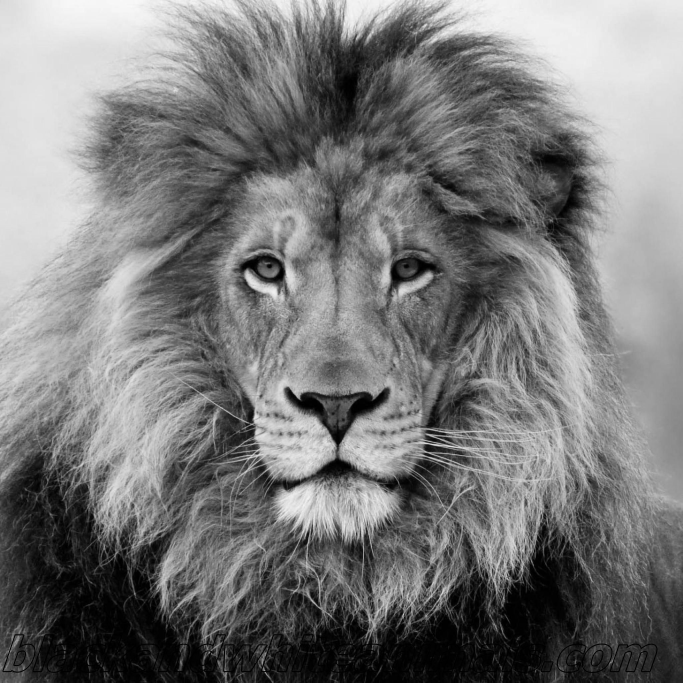
#> input picture lion.jpg, 2048 x 2048 px (shown at 1/3 size)
$ jupyter execute --allow-errors main.ipynb
#> lines starting #> are read from the running program, lines starting #| are printed output that depends on the picture
[cell 1]
import numpy as np
import cv2
from PIL import Image

[cell 2]
prototxt_path = 'models/colorization_deploy_v2.prototxt'
model_path = 'models/colorization_release_v2.caffemodel'
kernel_path = 'models/pts_in_hull.npy'
image_path = 'lion.jpg'

[cell 3]
end_size = 350
L_norm = 45

#> (a cell that did not finish here is left out)

#> (a cell that did not finish here is left out)

[cell 6]
bw_image = cv2.imread(image_path)
#> bw_image is the input picture: shape (2048, 2048, 3); min 0, max 250, mean 121.3
normalized_bw_image = bw_image.astype("float32") / 255.0
lab_image = cv2.cvtColor(normalized_bw_image, cv2.COLOR_BGR2LAB)
#> lab_image: shape (2048, 2048, 3) float32; mean of channels 0, 1, 2 49.5, 0, 0
#model operuje na wymiarach 224x224 (na takich zostal wytrenowany)

[cell 7]
resized = cv2.resize(lab_image, (224, 224))
#> resized: shape (224, 224, 3) float32; mean of channels 0, 1, 2 49.6, 0, 0
L = cv2.split(resized)[0]
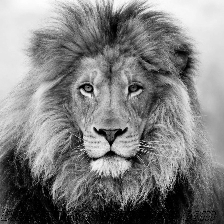
#> L: shape (224, 224) float32; min 0, max 97.54, mean 49.6; drawn with min black and max white
L -= L_norm

#> (a cell that did not finish here is left out)

#> (a cell that did not finish here is left out)

#> (a cell that did not finish here is left out)

[cell 11]
# [4 lines of commented-out code are left out]

[cell 12]
bw_image = cv2.resize(bw_image,(end_size,end_size))
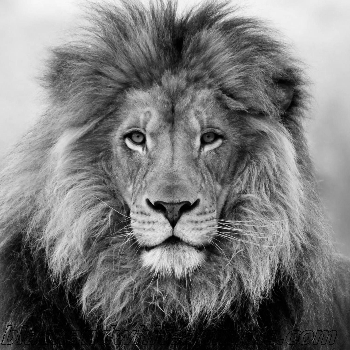
#> bw_image: shape (350, 350, 3); min 0, max 249, mean 121.2
#> (the rest of this cell did not finish here and is left out)
